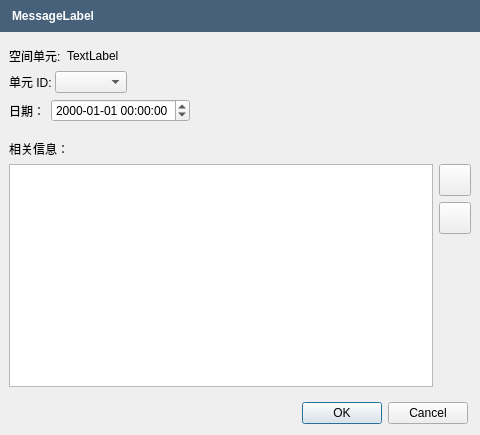
<?xml version="1.0" encoding="UTF-8"?>
<ui version="4.0">
 <class>EditEventDialog</class>
 <widget class="QDialog" name="EditEventDialog">
  <property name="geometry">
   <rect>
    <x>0</x>
    <y>0</y>
    <width>480</width>
    <height>435</height>
   </rect>
  </property>
  <property name="sizePolicy">
   <sizepolicy hsizetype="Minimum" vsizetype="Minimum">
    <horstretch>0</horstretch>
    <verstretch>0</verstretch>
   </sizepolicy>
  </property>
  <property name="minimumSize">
   <size>
    <width>350</width>
    <height>0</height>
   </size>
  </property>
  <property name="windowTitle">
   <string notr="true"/>
  </property>
  <property name="modal">
   <bool>true</bool>
  </property>
  <layout class="QVBoxLayout" name="verticalLayout_3" stretch="0,1,0">
   <property name="leftMargin">
    <number>0</number>
   </property>
   <property name="topMargin">
    <number>0</number>
   </property>
   <property name="rightMargin">
    <number>0</number>
   </property>
   <item>
    <widget class="QFrame" name="MessageFrame">
     <property name="sizePolicy">
      <sizepolicy hsizetype="Preferred" vsizetype="Maximum">
       <horstretch>0</horstretch>
       <verstretch>0</verstretch>
      </sizepolicy>
     </property>
     <property name="styleSheet">
      <string notr="true">background-color: rgb(71,97,123);</string>
     </property>
     <property name="frameShape">
      <enum>QFrame::NoFrame</enum>
     </property>
     <property name="frameShadow">
      <enum>QFrame::Plain</enum>
     </property>
     <property name="lineWidth">
      <number>0</number>
     </property>
     <layout class="QHBoxLayout" name="horizontalLayout_3" stretch="0">
      <property name="spacing">
       <number>5</number>
      </property>
      <property name="leftMargin">
       <number>12</number>
      </property>
      <item>
       <layout class="QHBoxLayout" name="horizontalLayout_2">
        <item>
         <widget class="QLabel" name="MessageLabel">
          <property name="styleSheet">
           <string notr="true">color: rgb(255, 255, 255);
font : bold;
</string>
          </property>
          <property name="text">
           <string notr="true">MessageLabel</string>
          </property>
         </widget>
        </item>
       </layout>
      </item>
     </layout>
    </widget>
   </item>
   <item>
    <widget class="QWidget" name="widget" native="true">
     <property name="sizePolicy">
      <sizepolicy hsizetype="Expanding" vsizetype="Expanding">
       <horstretch>0</horstretch>
       <verstretch>0</verstretch>
      </sizepolicy>
     </property>
     <layout class="QVBoxLayout" name="verticalLayout_2" stretch="0,0,0,0,0,0">
      <item>
       <layout class="QHBoxLayout" name="horizontalLayout_6">
        <item>
         <widget class="QLabel" name="label_4">
          <property name="sizePolicy">
           <sizepolicy hsizetype="Maximum" vsizetype="Preferred">
            <horstretch>0</horstretch>
            <verstretch>0</verstretch>
           </sizepolicy>
          </property>
          <property name="text">
           <string>空间单元:</string>
          </property>
         </widget>
        </item>
        <item>
         <widget class="QLabel" name="UnitsClassLabel">
          <property name="text">
           <string notr="true">TextLabel</string>
          </property>
         </widget>
        </item>
       </layout>
      </item>
      <item>
       <layout class="QHBoxLayout" name="horizontalLayout_8">
        <property name="spacing">
         <number>3</number>
        </property>
        <item>
         <widget class="QLabel" name="label">
          <property name="sizePolicy">
           <sizepolicy hsizetype="Maximum" vsizetype="Preferred">
            <horstretch>0</horstretch>
            <verstretch>0</verstretch>
           </sizepolicy>
          </property>
          <property name="text">
           <string>单元 ID:</string>
          </property>
         </widget>
        </item>
        <item>
         <widget class="QComboBox" name="UnitIDComboBox"/>
        </item>
        <item>
         <spacer name="horizontalSpacer">
          <property name="orientation">
           <enum>Qt::Horizontal</enum>
          </property>
          <property name="sizeHint" stdset="0">
           <size>
            <width>40</width>
            <height>20</height>
           </size>
          </property>
         </spacer>
        </item>
       </layout>
      </item>
      <item>
       <layout class="QHBoxLayout" name="horizontalLayout">
        <item>
         <widget class="QLabel" name="label_2">
          <property name="text">
           <string>日期：</string>
          </property>
         </widget>
        </item>
        <item>
         <widget class="QDateTimeEdit" name="DateTimeEdit">
          <property name="displayFormat">
           <string notr="true">yyyy-MM-dd HH:mm:ss</string>
          </property>
         </widget>
        </item>
        <item>
         <spacer name="horizontalSpacer_2">
          <property name="orientation">
           <enum>Qt::Horizontal</enum>
          </property>
          <property name="sizeHint" stdset="0">
           <size>
            <width>40</width>
            <height>20</height>
           </size>
          </property>
         </spacer>
        </item>
       </layout>
      </item>
      <item>
       <spacer name="verticalSpacer_2">
        <property name="orientation">
         <enum>Qt::Vertical</enum>
        </property>
        <property name="sizeType">
         <enum>QSizePolicy::Fixed</enum>
        </property>
        <property name="sizeHint" stdset="0">
         <size>
          <width>20</width>
          <height>12</height>
         </size>
        </property>
       </spacer>
      </item>
      <item>
       <widget class="QLabel" name="label_3">
        <property name="text">
         <string>相关信息：</string>
        </property>
       </widget>
      </item>
      <item>
       <layout class="QHBoxLayout" name="horizontalLayout_5">
        <item>
         <widget class="QTableWidget" name="InfosTableWidget">
          <property name="selectionMode">
           <enum>QAbstractItemView::SingleSelection</enum>
          </property>
          <property name="selectionBehavior">
           <enum>QAbstractItemView::SelectRows</enum>
          </property>
          <attribute name="horizontalHeaderVisible">
           <bool>false</bool>
          </attribute>
          <attribute name="horizontalHeaderStretchLastSection">
           <bool>true</bool>
          </attribute>
          <attribute name="verticalHeaderVisible">
           <bool>false</bool>
          </attribute>
          <column>
           <property name="text">
            <string>键</string>
           </property>
          </column>
          <column>
           <property name="text">
            <string>值</string>
           </property>
          </column>
         </widget>
        </item>
        <item>
         <layout class="QVBoxLayout" name="verticalLayout">
          <item>
           <widget class="QPushButton" name="AddInfoButton">
            <property name="minimumSize">
             <size>
              <width>32</width>
              <height>32</height>
             </size>
            </property>
            <property name="maximumSize">
             <size>
              <width>32</width>
              <height>32</height>
             </size>
            </property>
            <property name="text">
             <string/>
            </property>
           </widget>
          </item>
          <item>
           <widget class="QPushButton" name="RemoveInfoButton">
            <property name="minimumSize">
             <size>
              <width>32</width>
              <height>32</height>
             </size>
            </property>
            <property name="maximumSize">
             <size>
              <width>32</width>
              <height>32</height>
             </size>
            </property>
            <property name="text">
             <string/>
            </property>
           </widget>
          </item>
          <item>
           <spacer name="verticalSpacer">
            <property name="orientation">
             <enum>Qt::Vertical</enum>
            </property>
            <property name="sizeHint" stdset="0">
             <size>
              <width>20</width>
              <height>40</height>
             </size>
            </property>
           </spacer>
          </item>
         </layout>
        </item>
       </layout>
      </item>
     </layout>
    </widget>
   </item>
   <item>
    <layout class="QHBoxLayout" name="horizontalLayout_4">
     <property name="leftMargin">
      <number>12</number>
     </property>
     <property name="rightMargin">
      <number>12</number>
     </property>
     <item>
      <widget class="QDialogButtonBox" name="ButtonBox">
       <property name="standardButtons">
        <set>QDialogButtonBox::Cancel|QDialogButtonBox::Ok</set>
       </property>
      </widget>
     </item>
    </layout>
   </item>
  </layout>
 </widget>
 <resources/>
 <connections/>
</ui>
